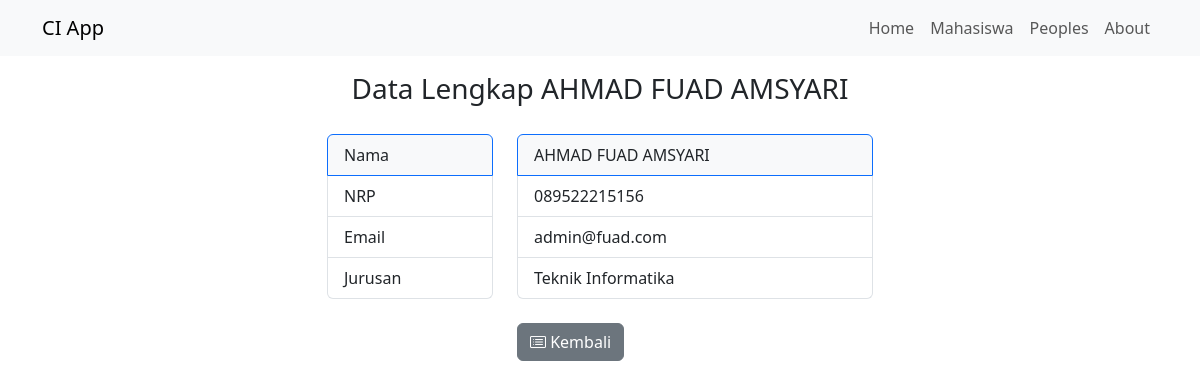
Page /mahasiswa/detail/33 on the committed database.
### tables this page shows
CREATE TABLE `mahasiswa` (
  `id` int(11) NOT NULL,
  `nama` varchar(100) NOT NULL,
  `nrp` varchar(100) NOT NULL,
  `email` varchar(100) NOT NULL,
  `jurusan` varchar(100) NOT NULL
);

### application/controllers/Mahasiswa.php (called while the page is built, shortened)
<?php
class Mahasiswa extends CI_Controller
{
    public function __construct()
    {
        $this->load->model('Mahasiswa_model');
        $this->load->library('form_validation');
    }
    public function detail($id)
    {
        $data['mahasiswa'] = $this->Mahasiswa_model->getMahasiswaById($id);
        $data['judul'] = $data['mahasiswa']['nama'];
        $this->load->view('templates/header', $data);
        $this->load->view('mahasiswa/detail', $data);
        $this->load->view('templates/footer');
    }
}

### index.php (called while the page is built, shortened)
<?php
require_once BASEPATH.'core/CodeIgniter.php';

### application/models/Mahasiswa_model.php (called while the page is built, shortened)
<?php
class Mahasiswa_model extends CI_Model
{
    public function getMahasiswaById($id)
    {
        $this->db->where('id', $id);
        return $this->db->get('mahasiswa')->row_array();
    }
}

### application/views/mahasiswa/detail.php (the view)
<div class="container">
    <div class="row mt-3">
        <div class="col-md-12 text-center">
            <h3>Data Lengkap <?= $mahasiswa['nama'] ?></h3>
        </div>
    </div>
    <div class="row mt-3 justify-content-center">
        <div class="col-md-2 ">
            <ul class="list-group mt-1">
                <li class="list-group-item active bg-light text-dark">Nama</li>
                <li class="list-group-item">NRP</li>
                <li class="list-group-item">Email</li>
                <li class="list-group-item">Jurusan</li>
            </ul>
        </div>
        <div class="col-md-4 ">
            <ul class="list-group mt-1">
                <li class="list-group-item active bg-light text-dark"><?= $mahasiswa['nama'] ?></li>
                <li class="list-group-item"><?= $mahasiswa['nrp'] ?></li>
                <li class="list-group-item"><?= $mahasiswa['email'] ?></li>
                <li class="list-group-item"><?= $mahasiswa['jurusan'] ?></li>
            </ul>
        </div>
    </div>
    <div class="row justify-content-center mt-4">
        <div class="col-md-2">
            <a href="<?= base_url() ?>/mahasiswa" class="btn btn-secondary"><i class="bi bi-card-list"></i> Kembali</a>
        </div>
    </div>
</div>

### rows in the picture
mahasiswa: nama "AHMAD FUAD AMSYARI", nrp "089522215156", email "admin@fuad.com", jurusan "Teknik Informatika"
